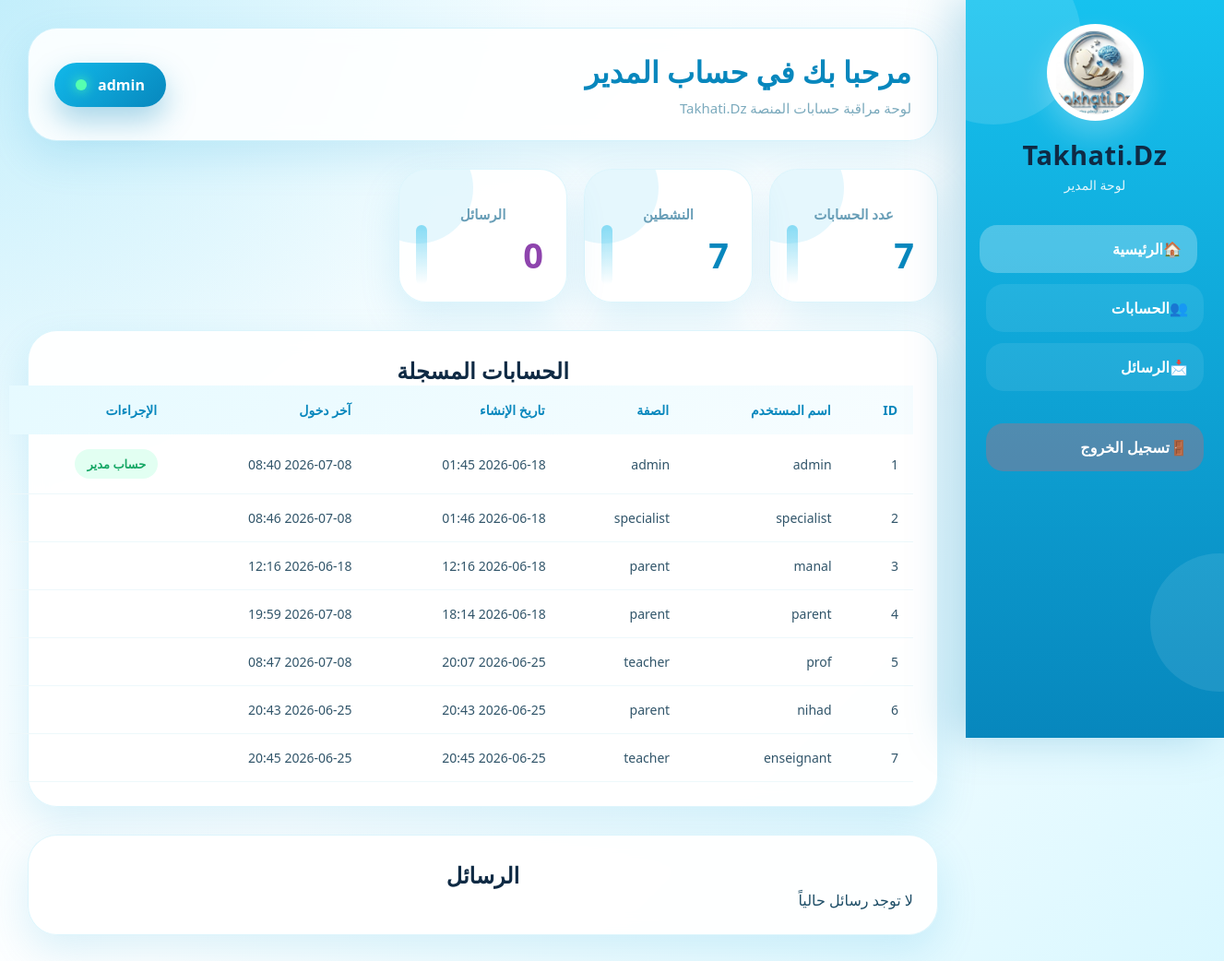
The page /admin-dashboard (signed in) on the database as committed earlier.
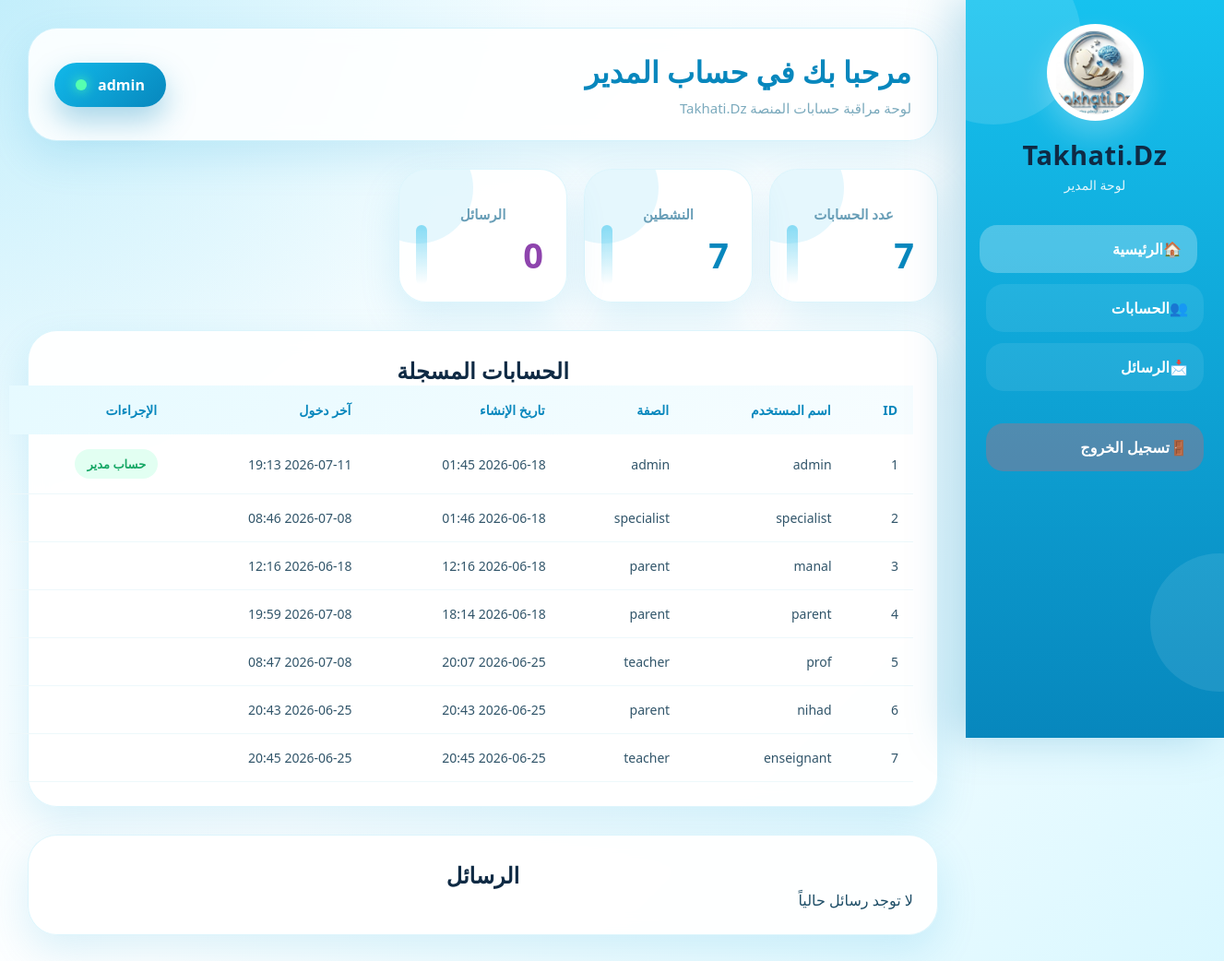
The same page on the database as committed later.
### tables this page shows
CREATE TABLE users (
        id INTEGER PRIMARY KEY AUTOINCREMENT,
        username TEXT NOT NULL,
        password TEXT NOT NULL,
        role TEXT NOT NULL,
        status TEXT DEFAULT 'غير محدد',
        created_at TEXT,
        last_login TEXT
    );

### app.py (the view)
@app.route('/admin-dashboard')
def admin_dashboard():
    if session.get('role') != 'admin':
        return redirect(url_for('login'))
    users, messages, total_accounts, active_accounts, unread_messages = get_admin_data()
    return render_template(
        'admin_dashboard.html',
        users=users,
        messages=messages,
        total_accounts=total_accounts,
        active_accounts=active_accounts,
        unread_messages=unread_messages
    )

### app.py (called while the page is built)
def get_admin_data():
    conn = sqlite3.connect("database.db")
    cur = conn.cursor()
    cur.execute("""
        SELECT id, username, role, created_at, last_login FROM users
    """)
    users = cur.fetchall()
    try:
        cur.execute("SELECT id, sender, message, date, read FROM messages")
        messages = cur.fetchall()
    except:
        messages = []
    conn.close()
    total_accounts = len(users)
    active_accounts = total_accounts
    unread_messages = 0
    return (
        users,
        messages,
        total_accounts,
        active_accounts,
        unread_messages
    )

### templates/admin_dashboard.html (shortened to what this page needs)
<!DOCTYPE html>
<html lang="ar" dir="rtl">
<head>
    <link rel="stylesheet" href="{{ url_for('static', filename='css/style.css') }}">
</head>
<body class="admin-body">
    <aside class="admin-sidebar">
        <div class="admin-logo">
            <img src="{{ url_for('static', filename='images/logo.jpg') }}" alt="Takhati Logo">
            <h2>Takhati.Dz</h2>
            <p>لوحة المدير</p>
        </div>
        <nav>
            <a href="#stats" class="active">🏠الرئيسية</a>
            <a href="#accounts">👥الحسابات</a>
            <a href="#messages">📩الرسائل</a>
            <a href="{{ url_for('logout') }}" class="logout">🚪تسجيل الخروج</a>
        </nav>
    </aside>
    <main class="admin-main">
        <header class="admin-topbar">
            <div>
                <h1>مرحبا بك في حساب المدير</h1>
                <p>لوحة مراقبة حسابات المنصة Takhati.Dz</p>
            </div>
            <div class="admin-profile">
                <span>{{ session.username if session.username else 'Admin' }}</span>
                <div class="admin-dot"></div>
            </div>
        </header>
        <section class="stats" id="stats">
            <div class="stat-card">
                <h3>عدد الحسابات</h3>
                <strong>{{ total_accounts }}</strong>
            </div>
            <div class="stat-card">
                <h3>النشطين</h3>
                <strong>{{ active_accounts }}</strong>
            </div>
            <div class="stat-card purple">
                <h3>الرسائل</h3>
                <strong>{{ unread_messages }}</strong>
            </div>
        </section>
        <section class="admin-panel" id="accounts">
            <h2>الحسابات المسجلة</h2>
            {% if users %}
            <table>
                <thead>
                    <tr>
                        <th>ID</th>
                        <th>اسم المستخدم</th>
                        <th>الصفة</th>
                        <th>تاريخ الإنشاء</th>
                        <th>آخر دخول</th>
                        <th>الإجراءات</th>
                    </tr>
                </thead>
                <tbody>
                    {% for user in users %}
                    <tr>
                        <td>{{ user[0] }}</td>
                        <td>{{ user[1] }}</td>
                        <td>{{ user[2] }}</td>
                        <td>
                            {{ user[3] if user[3] else '-' }}
                        </td>
                        <td>
                            {{ user[4] if user[4] else 'لم يسجل الدخول بعد' }}
                        </td>
                        <td>
                            {% if user[2] == 'admin' %}
                                <span class="badge trusted">حساب مدير</span>
                            {% endif %}
                        </td>
                    </tr>
                    {% endfor %}
                </tbody>
            </table>
            {% else %}
                <p>لا توجد حسابات بعد</p>
            {% endif %}
        </section>
        <section class="admin-panel" id="messages">
            <h2>الرسائل</h2>
            <p>لا توجد رسائل حالياً</p>
        </section>
    </main>
</body>
</html>

Rows that differ between the two databases and show on the page:
changed users "admin": last_login "2026-07-08 08:40" → "2026-07-11 19:13"
